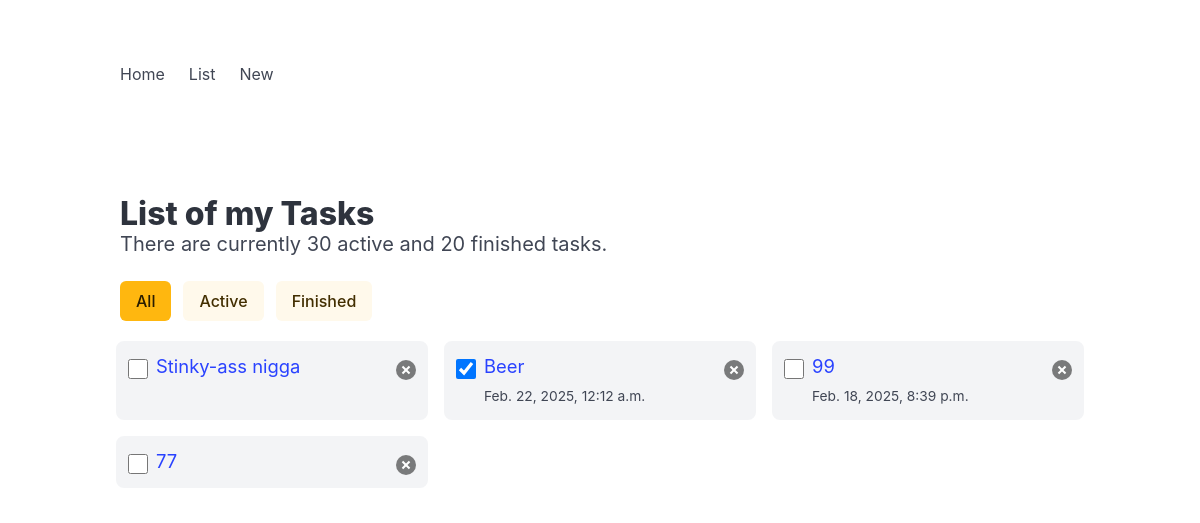
The app's page /todo/list/ (signed in) with its own data.
### todo/models.py (models this page shows, shortened)
class Task(models.Model):
    user = models.ForeignKey(User, on_delete=models.CASCADE)
    title = models.CharField(max_length=100)
    desc = models.CharField(max_length=500)
    is_finished = models.BooleanField(default=False)
    finished_dt = models.DateTimeField(blank=True, null=True)
    dead_line_dt = models.DateTimeField(blank=True, null=True)
    create_dt = models.DateTimeField(auto_now_add=True)
    update_dt = models.DateTimeField(auto_now=True)

### todo/views.py (the view)
# urls.py: path('list/', views.todo_list, name='list'),
def todo_list(request):
    if request.user.is_authenticated:
        tasks = Task.objects.filter(user=request.user).order_by('-id')[0:100]
        context = {'tasks': tasks}
        return render(request, 'todo/list.html', context)
    else:
        return redirect('/todo')

### todo/templates/todo/list.html (shortened to what this page needs)
<!DOCTYPE html>
<html>
  <head>
    <link rel="stylesheet" href="https://cdn.jsdelivr.net/npm/bulma@1.0.2/css/bulma.min.css">
  </head>
  <body>
    {% include 'todo/includes/nav.html' %}
  <section class="section">
    <div class="container">
      <h1 class="title">List of my Tasks</h1>
      <p class="subtitle">There are currently 30 active and 20 finished tasks.</p>
      <div class="buttons">
        <a href="{{ request.path }}" class="button is-warning {% if 'active' in request.GET or 'finished' in request.GET %} is-light{% endif %}">All</a>
        <a href="{{ request.path }}?active" class="button is-warning {% if 'active' not in request.GET %} is-light{% endif %}">Active</a>
        <a href="{{ request.path }}?finished" class="button is-warning {% if 'finished' not in request.GET %} is-light{% endif %}">Finished</a>
      </div>
      {% if tasks %}
      <ul class="columns is-multiline" id="list">
        {% for task in tasks %}
          <li class="column is-4">
            <input type="checkbox" {% if task.is_finished %} checked {% endif %} title="Finish">
            <div>
              <a href="{% url 'todo:detail' number=task.id %}">{{ task.title }}</a>
              <br>
              {% if task.dead_line_dt %}
              <time datetime="{{ task.dead_line_dt|date:'Y-m-d\TH:i' }}">
                {{ task.dead_line_dt }}
              </time>
              {% endif %}
            </div>
            <button class="delete" title="Remove"></button>
          </li>
        {% endfor %}
        </ul>
      {% else %}
      <p class="is-size-5">No task to show here.</p>
      {% endif %}
    </div>
  </section>
  </body>
</html>

### todo/templates/todo/list.html (style rules this page uses)
input[type="checkbox"] { width: 1.5em; height: 1.5em; cursor: pointer; }
#list > li { display: flex; gap: .5em; align-items: start; background: var(--bulma-background); border: .5em solid var(--bulma-scheme-main); border-radius: 1em; }
#list > li input { flex-shrink: 0; }
#list > li input, #list > li button { margin-top: .45em; }
#list > li div { font-size: 1.15em; flex-grow: 1; flex-shrink: 1; }
#list > li time { font-size: .75em; }

### records on screen
Task: title "Stinky-ass nigga"
Task: is_finished "☑", title "Beer", dead_line_dt "Feb. 22, 2025, 12:12 a.m."
Task: title "99", dead_line_dt "Feb. 18, 2025, 8:39 p.m."
Task: title "77"
